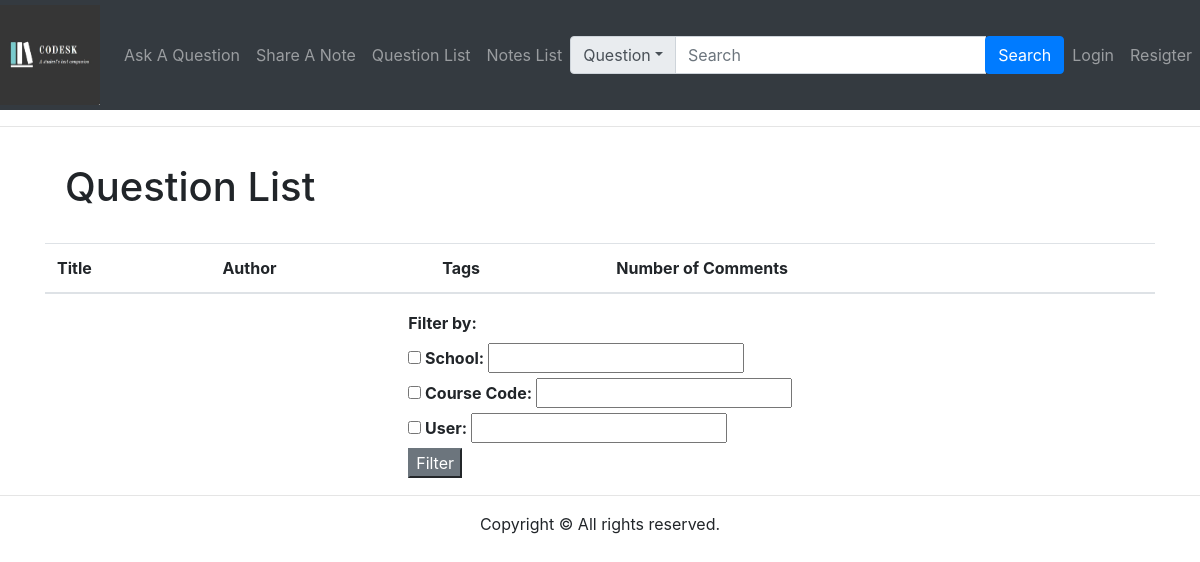
The page /questionlist/ on the database as committed earlier.
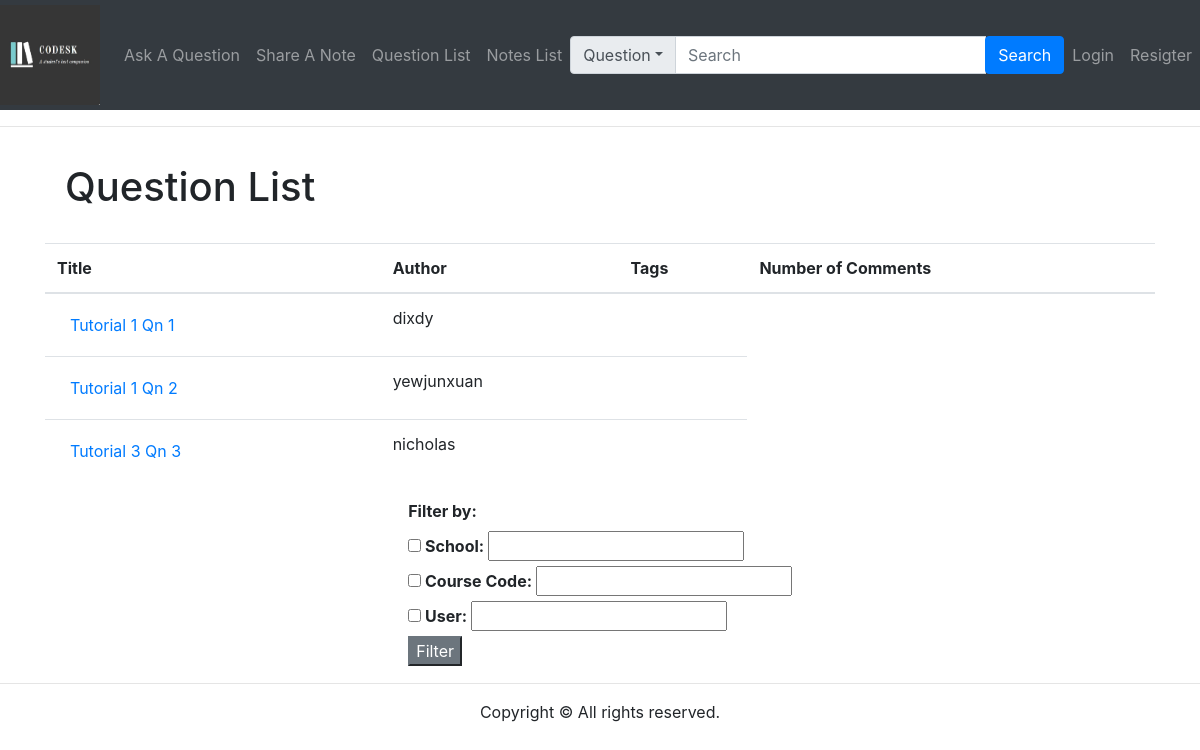
The same page on the database as committed later.
### accounts/models.py (models this page shows)
class Question(models.Model):
    coursecode = models.CharField(default='XXXXXX', max_length=8)
    title = models.TextField()
    content = models.TextField()
    date_posted = models.DateField(default=timezone.now)
    author = models.ForeignKey(User, on_delete=models.CASCADE)
    def __str__(self):
        return self.content

### questions/views.py (the view)
# urls.py: path('questionlist/', views.questionlist , name='questionlist'),
def questionlist(request):
    if request.method == "POST":
        if 'searchword' in request.POST:
            context = search.searchbar(request)
            return render(request, 'results.html', context)
    context = search.allqns(request)
    return render(request, 'questions/questionlist.html',  context)

### API/database.py (called while the page is built)
def allQuestions():
    return q.objects.all()

### API/search.py (called while the page is built)
def allqns(request):
    allqn = allQuestions()
    context = {'question': allqn}
    print(context)
    return context

### templates/questions/questionlist.html (shortened to what this page needs)
{% extends 'base.html' %}
{% block content %}
<div class="container">
    <div class="row">
        <div class="col-lg-12 col-lg-offset-0" style="margin-left:auto; margin-right:auto;">
            <div class="card-body">
                <h1 class="card-title">Question List</h1>
            </div>
            <table class="table" style="margin-left:auto; margin-right:auto;">
                <thead>
                    <tr>
                        <th> Title </th>
                        <th> Author </th>
                        <th> Tags </th>
                        <th> Number of Comments </th>
                    </tr>
                </thead>
                <tbody>
                    {% for row in question %}
                    <tr>
                        <td>
                            <form  action= "{% url 'thread' %}" method="GET" >
                                <button type="submit" class="btn btn-link" value="{{row.id}}" name = "id" >{{row.title}}</button>
                            </form>
                        </td>
                        <td>
                            {{row.author}}
                        </td>
                        <td>
                        </td>
                    </tr>
                    {% endfor %}
                </tbody>
            </table>
        </div>
        <div class="col">
            <table style="margin-left:auto; margin-right:auto;">
                <tr>
                    <th>
                        <label> Filter by: </label>
                        <br>
                        <input type="checkbox" id="School">
                        <label>  School: </label>
                        <input type="text" for="School">
                        <br>
                        <input type="checkbox" id="CourseCode">
                        <label>  Course Code: </label>
                        <input type="text" for="CourseCode">
                        <br>
                        <input type="checkbox" id="User">
                        <label>  User: </label>
                        <input type="text" for="User">
                        <br>
                        <button class="btn-secondary" type="submit">Filter</button>
                    </th>
                </tr>
            </table>
        </div>
    </div>
</div>
{% endblock %}

### templates/base.html (shortened to what this page needs)
{% load static %}
<!DOCTYPE html>
<html lang="en">
<head>
    <link rel="stylesheet" href="https://stackpath.bootstrapcdn.com/bootstrap/4.3.1/css/bootstrap.min.css"
>
</head>
<body>
    <nav class="navbar navbar-expand-lg navbar-dark bg-dark static-top flex-md-nowrap flex-wrap p-0">
        <a class="navbar-brand" href="{% url 'home' %}">
          <img src="{% static "/Logo.jpg" %}" width="100" height="100" class="d-inline-block align-top" alt="">
        </a>
        <div class="collapse navbar-collapse" id="navbarSupportedContent">
          <ul class="navbar-nav mr-auto ">
            {% if user.is_authenticated %}
            <li class="nav-item">
              <a class="nav-link" href="{% url 'uploadquestion' %}">Ask A Question</a>
            </li>
            <li class="nav-item">
              <a class="nav-link" href="{% url 'uploadnotes' %}">Share A Note</a>
            </li>
            {% else %}
              <li class="nav-item">
                <a class="nav-link" href="" onclick="myFunction()" >Ask A Question</a>
              </li>
              <li class="nav-item">
                <a class="nav-link" href="" onclick="myFunction()">Share A Note</a>
              </li>
              {% endif %}
              <li class="nav-item">
                <a class="nav-link" href="{% url 'questionlist' %}">Question List</a>
              </li>
            <li class="nav-item">
              <a class="nav-link" href="{% url 'notelist' %}">Notes List</a>
            </li>
          </ul>
          <form style="flex-grow: 1; padding-top: 15px;" name="form1" method="POST">
              <div class="input-group mb-3">
                <div class="input-group-prepend">
                  <div class="input-group-text">
                    <span class="dropdown-toggle" role="button" data-toggle="dropdown" id="ddlv" name="option">Question</span>
                  </div>
                </div>
                <input class="form-control" type="search" placeholder="Search" name="search">
                <div class="input-group-append">
                  <a class="input-group-btn"> <input type="submit" class="btn btn-primary" name="searchword" value="Search"/>{% csrf_token %}</a>
                </div>
              </div>
          </form>
            <ul class="navbar-nav mr-auto ">
            {% if user.is_authenticated %}
            <li class="nav-item">
              <a class="nav-link" href="{% url 'profile' %}">{{user.username}}</a>
            </li>
            <li class="nav-item">
              <a class="nav-link" href="{% url 'logout' %}">Logout</a>
            </li>
            {% else %}
            <li class="nav-item">
              <a class="nav-link" href="{% url 'login' %}">Login</a>
            </li>
            <li class="nav-item">
              <a class="nav-link" href="{% url 'signup' %}">Resigter</a>
            </li>
            {% endif %}
            </ul>
        </div>
    </nav>
      <hr>
        {% block content %}
        {% endblock %}
        <hr>
      <footer>
        <div class="row">
            <div class="col-lg-12">
                <div class="text-center">
                    Copyright &copy; All rights reserved.
                </div>
            </div>
        </div>
    </footer>
</body>
</html>

### templates/base.html (style rules this page uses)
body { overflow-x: hidden; }

Rows that differ between the two databases and show on the page:
added Question: {{ row.id }} 1 (drawn), title "Tutorial 1 Qn 1", author "dixdy"
added Question: {{ row.id }} 2 (drawn), title "Tutorial 1 Qn 2", author "yewjunxuan"
added Question: {{ row.id }} 3 (drawn), title "Tutorial 3 Qn 3", author "nicholas"
